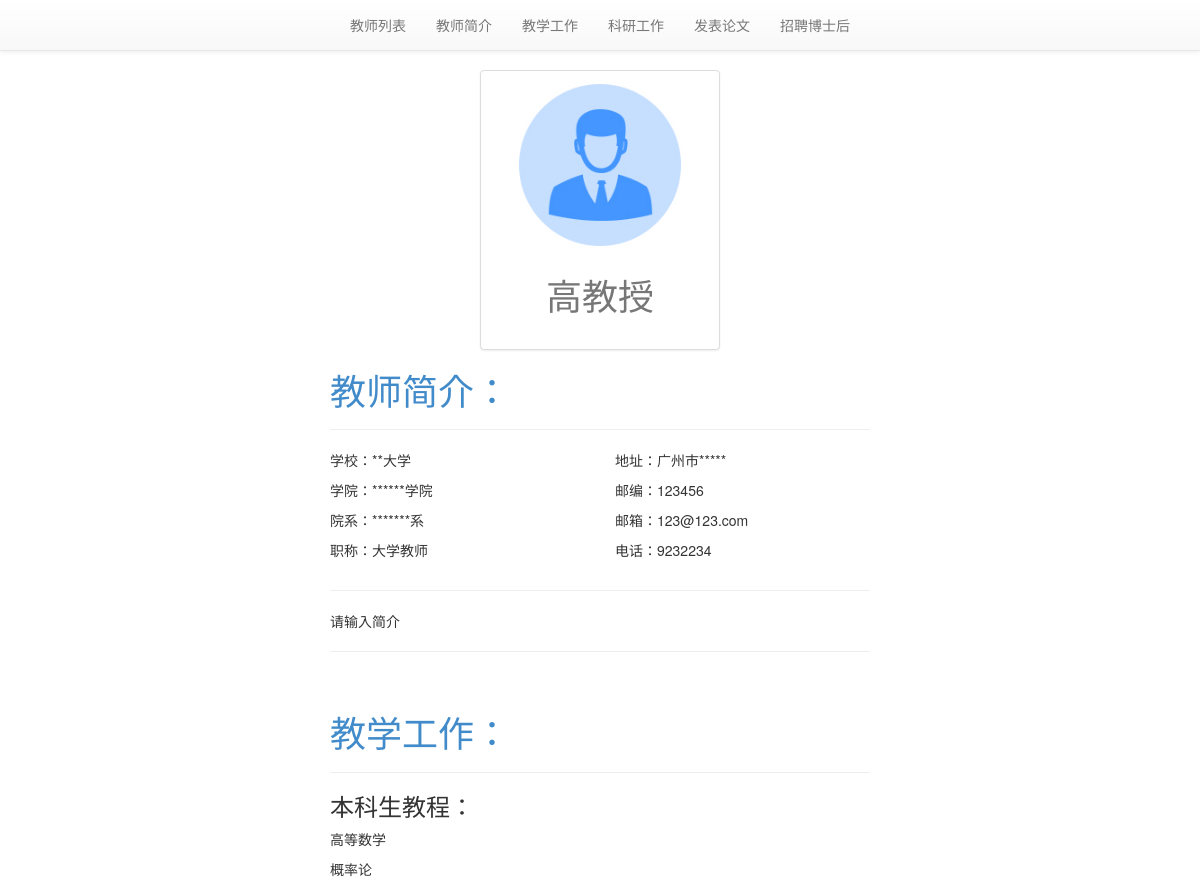
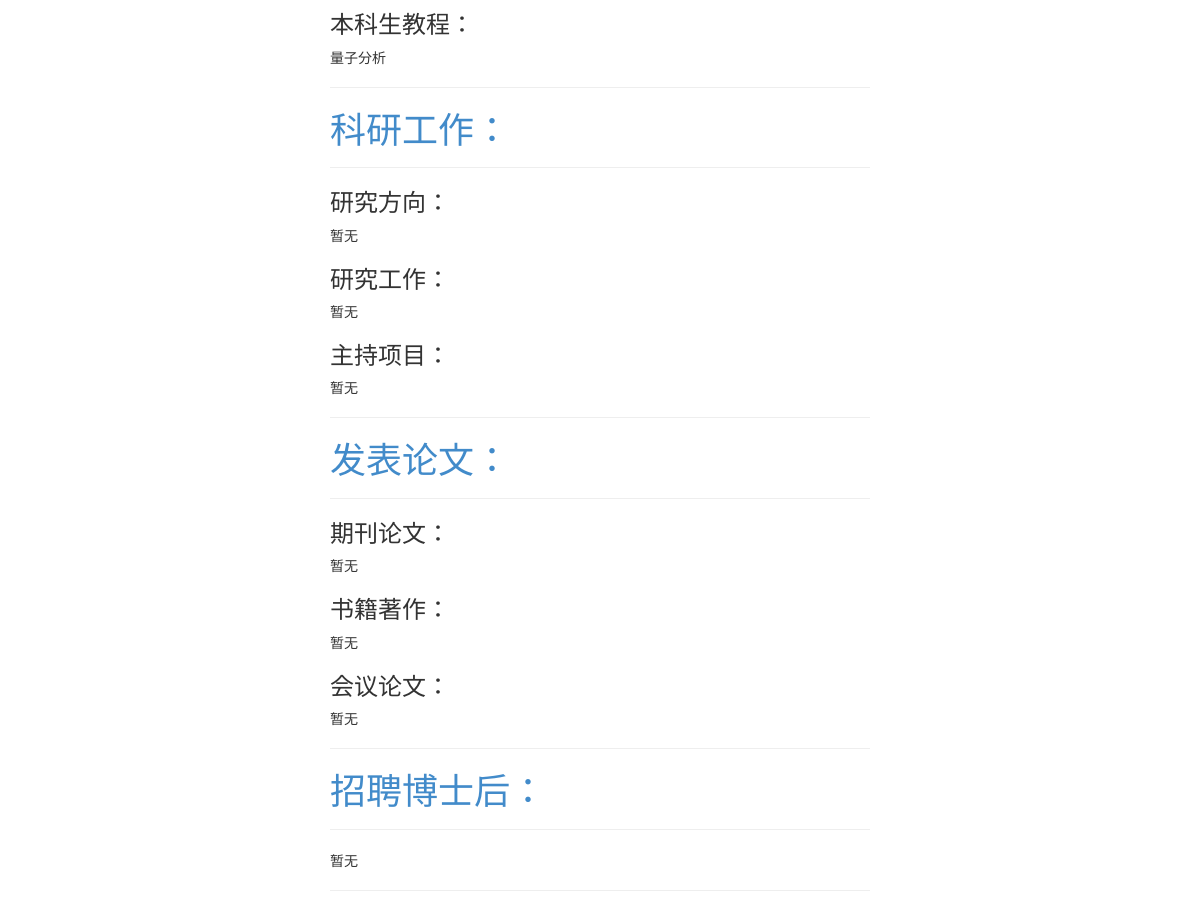
The app's page /Teachers/Gao-Jiao-Shou/ with its own data (2 pictures, top to bottom).
### Teachers/models.py (models this page shows, shortened)
class Teacher(models.Model):
    name = models.CharField(verbose_name = '姓名' ,max_length=30,default='')
    slug = models.SlugField(verbose_name = "链接别名",unique=True)
    image = models.ImageField(verbose_name = "头像",upload_to=upload_location,
            null=True,
            blank=True,
            width_field="width_field",
            height_field="height_field")
    height_field = models.IntegerField(verbose_name = "高度",default=0)
    width_field = models.IntegerField(verbose_name = "宽度",default=0)
    sex_choice = (("Male","男"),("Female","女"))
    sex = models.CharField(verbose_name = "性别",max_length=10,choices=sex_choice,default='Male')
    professional_title = models.CharField(verbose_name = "职称",max_length=120,default = '大学教师')
    address = models.CharField(verbose_name = "地址",max_length=120,default = '')
    college = models.CharField(verbose_name = "所在大学",max_length=30,default = '')
    academy = models.CharField(verbose_name = "学院",max_length=30,default = '')
    institution = models.CharField(verbose_name = "院系",max_length=30,default = '')
    post_number = models.IntegerField(verbose_name = "邮编号码",default = 0)
    phone_number =  models.CharField(verbose_name = "电话号码",max_length=30,default = '')
    mail = models.EmailField(verbose_name = "邮箱",max_length = 254)
    content = models.TextField(verbose_name = "简介",default = u'请输入简介')
    UG_lesson = models.TextField(verbose_name = '本科生课程',default='')
    PG_lesson =  models.TextField(verbose_name = '研究生课程',default='')
    research_direction =  models.TextField(verbose_name = '研究方向',default='')
    research =  models.TextField(verbose_name = '科研工作',default='')
    hold_project =  models.TextField(verbose_name = '主持科研项目',default='')
    papers =  models.TextField(verbose_name = '期刊论文',default='')
    books =  models.TextField(verbose_name = '书籍著作',default='')
    conference_papers =  models.TextField(verbose_name = '会议论文',default='')
    recruitment =  models.TextField(verbose_name = '招聘公告',default='')
    updated = models.DateTimeField(auto_now=True, auto_now_add=False)
    timestamp = models.DateTimeField(auto_now=False, auto_now_add=True)
    class Meta:
        ordering = ["-timestamp", "-updated"]

### Teachers/views.py (the view)
# urls.py: url(r'^(?P<slug>[\w-]+)/$', Teacher_detail, name='detail'),
def Teacher_detail(request, slug=None):
    instance = get_object_or_404(Teacher,slug=slug)
    context = {
		"name": instance.name,
		"instance": instance,
    }
    return render(request, "Teacher_detail.html", context)

### templates/Teacher_detail.html (shortened to what this page needs)
{% extends "base.html" %}
{% block content %}
{% include "detail_nav_bar.html" %}
<div class='col-sm-6 col-center-block'style="margin:0px auto auto auto">
    <div class="col-sm-6 col-center-block">
      <div class = 'thumbnail'>
       {% if instance.image %}
       <img src='{{ instance.image.url }}'/>
       {% endif %}
       <h1 align = 'center' >{{ instance.name }}</h1><br/>
    </div>
     </div>
<h1><a name = "intrudution">教师简介：</a></h1><hr/>
<div class = 'row'>
    <div class = 'col-sm-6'>
	<p>学校：{{instance.college}}</p>
	<p>学院：{{instance.academy}}</p>
	<p>院系：{{instance.institution}}</p>
	<p>职称：{{instance.professional_title}}</p>
    </div>
    <div class = 'col-sm-6'>
        <p>地址：{{instance.address}}</p>
        <p>邮编：{{instance.post_number}}</p>
        <p>邮箱：{{instance.mail}}</p>
        <p>电话：{{instance.phone_number}}</p>
    </div>
</div>
<hr/>
<div class='row'>
<div class='col-sm-12'>
{{ instance.content|linebreaks }}
<hr/>
<br/>
<h1><a name = "teaching">教学工作：</a></h1><hr/>
        {% if instance.UG_lesson%}
	<h3>本科生教程：</h3>
        <p>{{instance.UG_lesson|linebreaks}}</p>
        {%endif%}
      	{% if instance.PG_lesson%}
        <h3>本科生教程：</h3>
        <p>{{instance.PG_lesson|linebreaks}}</p>
        {%endif%}
        <hr/>
<h1><a name = "research">科研工作：</a></h1><hr/>
	{% if instance.research_direction%}
        	<h3>研究方向：</h3>
        	<p>{{instance.research_direction|linebreaks}}</p>
        {%endif%}
        {% if instance.research%}
        <h3>研究工作：</h3>
        <p>{{instance.research|linebreaks}}</p>
        {%endif%}
	{% if instance.hold_project%}
        <h3>主持项目：</h3>
        <p>{{instance.hold_project|linebreaks}}</p>
        {%endif%}
<hr/>
<h1><a name = "papers">发表论文：</a></h1><hr/>
	{% if instance.papers%}
                <h3>期刊论文：</h3>
                <p>{{instance.papers|linebreaks}}</p>
        {%endif%}
        {% if instance.books%}
        <h3>书籍著作：</h3>
        <p>{{instance.books|linebreaks}}</p>
        {%endif%}
        {% if instance.conference_papers%}
        <h3>会议论文：</h3>
        <p>{{instance.conference_papers|linebreaks}}</p>
        {%endif%}
<hr/>
<h1><a name = "recruitment">招聘博士后：</a></h1><hr/>
        {% if instance.recruitment%}
        <p>{{instance.recruitment|linebreaks}}</p>
        {%endif%}
<hr/>
</div>
</div>
</div>
{%endblock content%}

### static/css/base.css (style rules this page uses)
h1 { color: #777777; }
body { padding-top: 70px; }
.img-responsive, .thumbnail>img, .thumbnail a>img, .carousel-inner>.item>img, .carousel-inner>.item>a>img { display: block; max-width: 100%; height: 180; }

### templates/Teacher_detail.html (style rules this page uses)
.col-center-block { float: none; display: block; margin-left: auto; margin-right: auto; }

### records on screen
Teacher: image (picture), name "高教授", college "**大学", academy "******学院", institution "*******系", professional_title "大学教师", address "广州市*****", post_number "123456", mail "123@123.com", phone_number "9232234", content "请输入简介", UG_lesson "高等数学 概率论", PG_lesson "量子分析", research_direction "暂无", research "暂无", hold_project "暂无", papers "暂无", books "暂无", conference_papers "暂无", recruitment "暂无"
